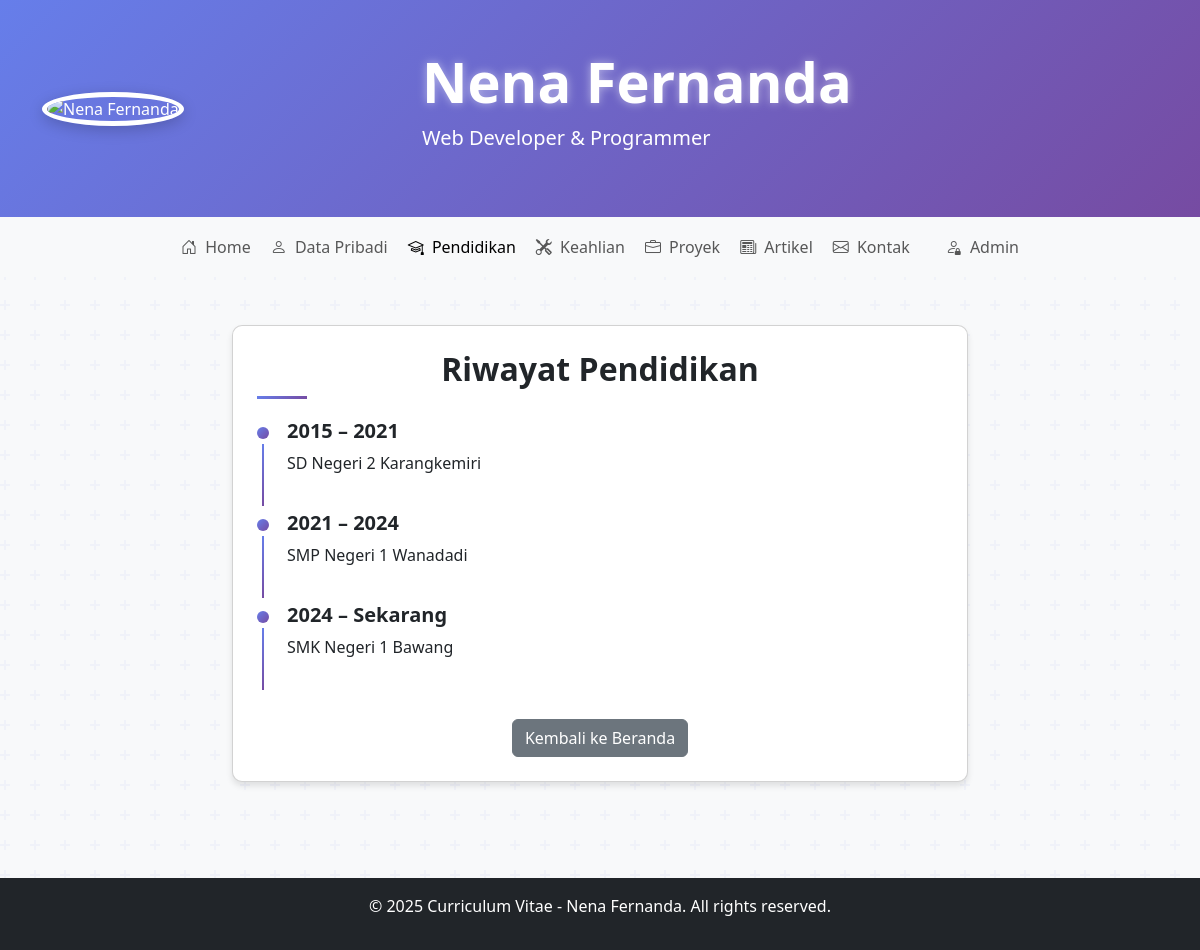
The page /education.php on the database its author committed.
### tables this page shows
CREATE TABLE `cv_data` (
  `id` int(11) NOT NULL,
  `section` varchar(50) NOT NULL,
  `title` varchar(255) NOT NULL,
  `content` text NOT NULL,
  `order_position` int(11) DEFAULT 0,
  `created_at` timestamp NOT NULL DEFAULT current_timestamp()
);

### config.php (called while the page is built, shortened)
<?php
function getConnection() {
    try {
        $pdo = new PDO("mysql:host=" . DB_HOST . ";dbname=" . DB_NAME, DB_USER, DB_PASS);
        $pdo->setAttribute(PDO::ATTR_ERRMODE, PDO::ERRMODE_EXCEPTION);
        return $pdo;
    } catch(PDOException $e) {
        die("Connection failed: " . $e->getMessage());
    }
}
function getCvDataBySection($section) {
    $pdo = getConnection();
    $stmt = $pdo->prepare("SELECT * FROM cv_data WHERE section = ? ORDER BY order_position ASC");
    $stmt->execute([$section]);
    return $stmt->fetchAll(PDO::FETCH_ASSOC);
}
?>

### education.php (the view, shortened to what this page needs)
<?php
require_once 'config.php';
$educationData = getCvDataBySection('education');
?>
<!DOCTYPE html>
<html lang="id">
<head>
    <link href="https://cdn.jsdelivr.net/npm/bootstrap@5.3.0/dist/css/bootstrap.min.css" rel="stylesheet">
    <link rel="stylesheet" href="https://cdn.jsdelivr.net/npm/bootstrap-icons@1.10.0/font/bootstrap-icons.css">
    <link rel="stylesheet" href="style.css">
    <link rel="stylesheet" href="style_articles.css">
</head>
<body>
    <header class="header-bg py-5">
        <div class="container">
            <div class="row align-items-center">
                <div class="col-md-4 text-center text-md-start">
                    <img src="img/nena.jpg" alt="Nena Fernanda" class="profile-img rounded-circle pulse">
                </div>
                <div class="col-md-8 mt-4 mt-md-0">
                    <h1 class="display-4 fw-bold white-text">Nena Fernanda</h1>
                    <p class="lead">Web Developer & Programmer</p>
                </div>
            </div>
        </div>
    </header>
    <nav class="navbar navbar-expand-lg navbar-light bg-light sticky-top">
        <div class="container">
            <div class="collapse navbar-collapse" id="navbarNav">
                <ul class="navbar-nav mx-auto">
                    <li class="nav-item">
                        <a class="nav-link" href="index.php"><i class="bi bi-house-door me-1"></i> Home</a>
                    </li>
                    <li class="nav-item">
                        <a class="nav-link" href="personal.php"><i class="bi bi-person me-1"></i> Data Pribadi</a>
                    </li>
                    <li class="nav-item">
                        <a class="nav-link active" href="education.php"><i class="bi bi-mortarboard me-1"></i> Pendidikan</a>
                    </li>
                    <li class="nav-item">
                        <a class="nav-link" href="skills.php"><i class="bi bi-tools me-1"></i> Keahlian</a>
                    </li>
                    <li class="nav-item">
                        <a class="nav-link" href="projects.php"><i class="bi bi-briefcase me-1"></i> Proyek</a>
                    </li>
                    <li class="nav-item">
                        <a class="nav-link" href="articles_redirect.php"><i class="bi bi-newspaper me-1"></i> Artikel</a>
                    </li>
                    <li class="nav-item">
                        <a class="nav-link" href="contact.php"><i class="bi bi-envelope me-1"></i> Kontak</a>
                    </li>
                    <li class="nav-item ms-3">
                        <a class="nav-link" href="admin.php"><i class="bi bi-person-lock me-1"></i> Admin</a>
                    </li>
                </ul>
            </div>
        </div>
    </nav>
    <main class="py-5">
        <div class="container">
            <div class="row justify-content-center">
                <div class="col-lg-8">
                    <div class="card p-4">
                        <h2 class="section-title text-center">Riwayat Pendidikan</h2>
                        <?php foreach($educationData as $item): ?>
                            <div class="timeline-item">
                                <h5 class="fw-bold"><?php echo htmlspecialchars($item['title']); ?></h5>
                                <p><?php echo htmlspecialchars($item['content']); ?></p>
                            </div>
                        <?php endforeach; ?>
                        <div class="text-center mt-4">
                            <a href="index.php" class="btn btn-secondary">Kembali ke Beranda</a>
                        </div>
                    </div>
                </div>
            </div>
        </div>
    </main>
    <footer class="bg-dark text-white text-center py-3 mt-5">
        <div class="container">
            <p>&copy; 2025 Curriculum Vitae - Nena Fernanda. All rights reserved.</p>
        </div>
    </footer>
</body>
</html>

### style.css (style rules this page uses)
.white-text { color: #ffffff; text-shadow: 0 0 10px rgba(255, 255, 255, 0.5); }
.pulse { animation: pulse 2s infinite; }

### style_articles.css (style rules this page uses)
body { background-color: #f8f9fa; }
.card { animation: fadeInUp 0.5s ease forwards; opacity: 0; transform: translateY(20px); }
.card:nth-child(1) { animation-delay: 0.1s; }

### education.php (style rules this page uses)
body { background-color: #f8f9fa; font-family: 'Segoe UI', Tahoma, Geneva, Verdana, sans-serif; }
.header-bg { background: linear-gradient(135deg, #667eea 0%, #764ba2 100%); color: white; }
.card { border-radius: 10px; box-shadow: 0 4px 6px rgba(0, 0, 0, 0.1); transition: transform 0.3s; }
.section-title { position: relative; padding-bottom: 10px; margin-bottom: 20px; font-weight: 600; }
.section-title:after { content: ''; position: absolute; bottom: 0; left: 0; width: 50px; height: 3px; background: linear-gradient(135deg, #667eea 0%, #764ba2 100%); }
.profile-img { width: 150px; height: 150px; object-fit: cover; border: 5px solid #fff; box-shadow: 0 4px 15px rgba(0, 0, 0, 0.2); }
.timeline-item { position: relative; padding-left: 30px; margin-bottom: 20px; }
.timeline-item:before { content: ''; position: absolute; left: 0; top: 8px; width: 12px; height: 12px; border-radius: 50%; background: linear-gradient(135deg, #667eea, #764ba2); }
.timeline-item:after { content: ''; position: absolute; left: 5px; top: 25px; width: 2px; height: calc(100% - 10px); background: linear-gradient(135deg, #667eea, #764ba2); }
.nav-link { font-weight: 500; padding: 10px 15px; border-radius: 5px; margin: 0 2px; transition: all 0.3s; }

### rows shown on the page
cv_data: title "2015 – 2021", content "SD Negeri 2 Karangkemiri"
cv_data: title "2021 – 2024", content "SMP Negeri 1 Wanadadi"
cv_data: title "2024 – Sekarang", content "SMK Negeri 1 Bawang"
